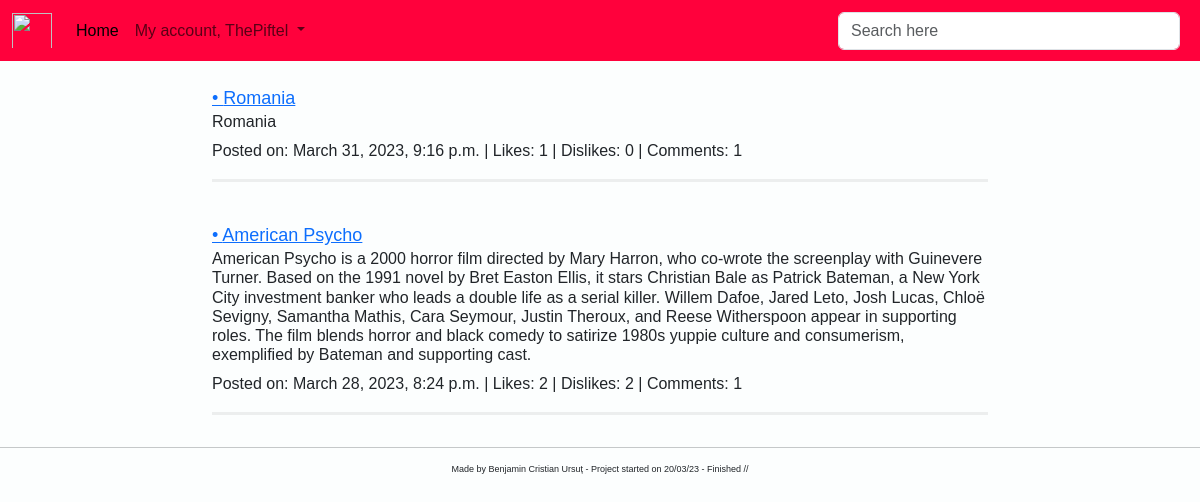
The app's page /all_posts/ (signed in) with its own data.
### post/models.py (models this page shows)
class Post(models.Model):
    image = models.ImageField(null=True, blank=True)
    title = models.CharField(max_length=200, null=True)
    description = RichTextField(blank=True, null=True)
    small_description = models.TextField(null=True, blank=True)
    date = models.DateField(auto_now_add=True, null=True)
    likes = models.ManyToManyField(User, related_name='blog_posts', blank=True)
    dislikes = models.ManyToManyField(User, related_name='blog', blank=True)
    created_on = models.DateTimeField(auto_now_add=True, null=True)
    class Meta:
        ordering = ['-created_on']
    def total_like(self):
        return self.likes.count()
    def total_dislike(self):
        return self.dislikes.count()
    def total_comments(self):
        return self.comments.count()

### post/views.py (the view)
# urls.py: path('all_posts/', views.PostListView.as_view(), name='view-blog'),
class PostListView(LoginRequiredMixin, ListView):
    template_name = 'post/list_of_post.html'
    model = Post
    context_object_name = 'all_posts'

### templates/post/list_of_post.html (shortened to what this page needs)
{% extends 'base.html' %}
{% block content %}
    <div class="container-fluid">
        <div class="row">
            <div class="col-md-8 offset-md-2">
                {% for post in all_posts %}
                    <br>
                    <a href="{% url 'detail-blog' post.id %}" style="font-size: large">• {{ post.title }}</a>
                    {% if post.description %}
                        <h6>{{ post.small_description }}</h6>
                    {% endif %}
                    Posted on: {{ post.created_on }} |
                    Likes: {{ post.total_like }} |
                    Dislikes: {{ post.total_dislike }} |
                    Comments: {{ post.total_comments }}
                    <hr class="solid" style="border-top: 3px solid #bbb;">
                {% endfor %}
            </div>
        </div>
    </div>
{% endblock %}

### templates/navbar.html (shortened to what this page needs)
<nav class="navbar navbar-expand-lg" style="background-color: #FF013C">
    <div class="container-fluid">
        <img class="navbar-brand"
             src="https://external-content.duckduckgo.com/iu/?u=http%3A%2F%2Fclipart-library.com%2Fimages_k%2Fbears-logo-transparent%2Fbears-logo-transparent-8.png&f=1&nofb=1&ipt=9b6f724f443e20de8c7bcab7ae8802b0dc1c161da96e5839c84b3e390552ac47&ipo=images"
             width="40px" height="45px">
        <div class="collapse navbar-collapse" id="navbarSupportedContent">
            <ul class="navbar-nav me-auto mb-2 mb-lg-0">
                <li class="nav-item">
                    <a class="nav-link active" aria-current="page" href="{% url 'home' %}">Home</a>
                </li>
                {% if user.is_authenticated %}
                    <li class="nav-item dropdown">
                    <a class="nav-link dropdown-toggle" href="#" role="button" data-bs-toggle="dropdown"
                       aria-expanded="false">
                        My account, {{ user.username }}
                    </a>
                {% endif %}
                </li>
            </ul>
            <form method="get" class="d-flex" role="search" action="{% url 'search' %}" style="width: 350px">
                <input class="form-control me-2" type="search" name="search" placeholder="Search here"
                       aria-label="Search">
            </form>
        </div>
    </div>
</nav>

### templates/base.html (style rules this page uses)
body { background-color: #fcfefe; font-family: Helvetica, sans-serif; }

### records on screen
Post: title "Romania", small_description "Romania", created_on "March 31, 2023, 9:16 p.m.", total_like "1", total_dislike "0", total_comments "1"
Post: title "American Psycho", small_description "American Psycho is a 2000 horror film directed by Mary Harron, who co-wrote the screenplay with Guinevere Turner. Based on the 1991 novel by Bret Easton Ellis, it stars Christian Bale as Patrick Bateman, a New York City investment banker who leads a double life as a serial killer. Willem Dafoe, Jared Leto, Josh Lucas, Chloë Sevigny, Samantha Mathis, Cara Seymour, Justin Theroux, and Reese Witherspoon appear in supporting roles. The film blends horror and black comedy to satirize 1980s yuppie culture and consumerism, exemplified by Bateman and supporting cast.", created_on "March 28, 2023, 8:24 p.m.", total_like "2", total_dislike "2", total_comments "1"

### other values on screen
{{ user.username }} "ThePiftel"
